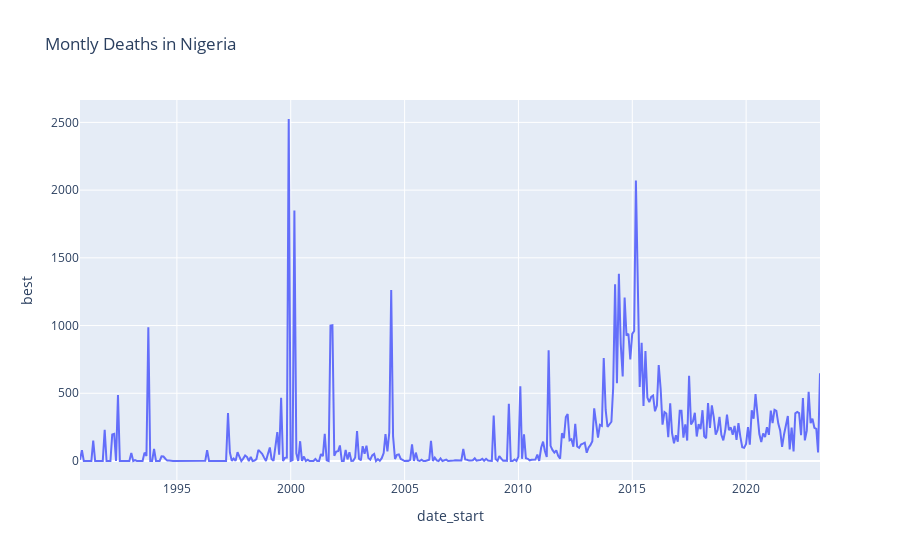

Notebook source saved alongside this figure:
### Code cell
ix_start = int(np.random.uniform(0, ucdp_nigeria_m.shape[0] - 1000))
ix_end = ix_start + 1000
_nigeria = ucdp_nigeria_m.copy()#iloc[ix_start:ix_end]
px.line(_nigeria.reset_index(), x="date_start", y="best", title="Montly Deaths in Nigeria")

### Figure 1 — Plotly figure (JSON) as saved in the notebook; plotly's stock layout.template omitted (floating-point values rounded to 4 significant figures; data arrays with more than 128 entries replaced by an {"elided": "..."} marker saying what was removed)
{"data": [{"hovertemplate": "date_start=%{x}<br>best=%{y}<extra></extra>", "legendgroup": "", "line": {"color": "#636efa", "dash": "solid"}, "marker": {"symbol": "circle"}, "mode": "lines", "name": "", "orientation": "v", "showlegend": false, "type": "scatter", "x": {"elided": "391 str values"}, "xaxis": "x", "y": {"elided": "391 int values"}, "yaxis": "y"}], "layout": {"legend": {"tracegroupgap": 0}, "title": {"text": "Montly Deaths in Nigeria"}, "xaxis": {"anchor": "y", "domain": [0, 1], "title": {"text": "date_start"}}, "yaxis": {"anchor": "x", "domain": [0, 1], "title": {"text": "best"}}}}
